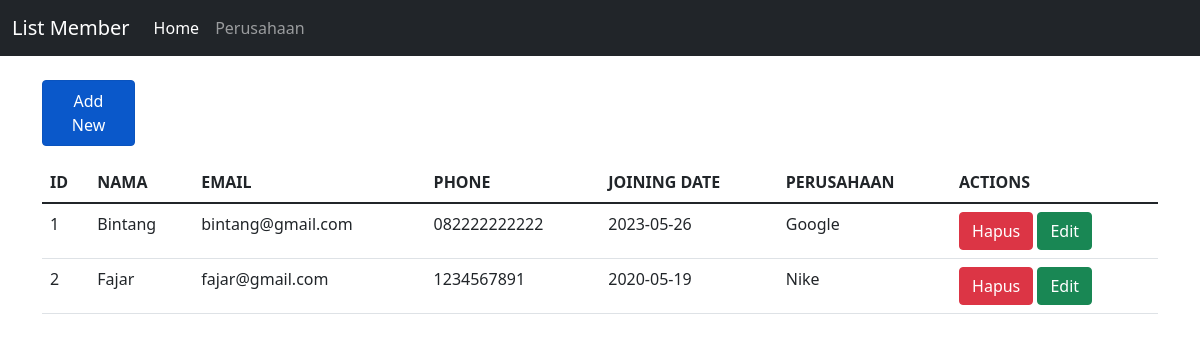
The page / on the database its author committed.
### tables this page shows
CREATE TABLE `members` (
  `id` int(11) NOT NULL,
  `name` varchar(255) NOT NULL,
  `email` varchar(255) NOT NULL,
  `phone` varchar(16) NOT NULL,
  `join_date` date NOT NULL,
  `id_perusahaan` int(20) NOT NULL
);

CREATE TABLE `perusahaan` (
  `id_perusahaan` int(20) NOT NULL,
  `nama_perusahaan` varchar(255) NOT NULL,
  `jenis_perusahaan` varchar(50) NOT NULL
);

### controllers/Members.controller.php (called while the page is built, shortened)
<?php
include_once("models/Members.class.php");
include_once("models/Perusahaan.class.php");
include_once("views/Members.view.php");
class MembersController
{
    private $members;
    private $perusahaan;
    function __construct()
    {
        $this->members = new Members(Conf::$db_host, Conf::$db_user, Conf::$db_pass, Conf::$db_name);
        $this->perusahaan = new Perusahaan(Conf::$db_host, Conf::$db_user, Conf::$db_pass, Conf::$db_name);
    }
    public function index()
    {
        $this->members->open();
        $this->perusahaan->open();
        $this->members->getMembers();
        $this->perusahaan->getPerusahaan();
        $data = array();
        while ($row = $this->members->getResult()) {
            array_push($data, $row);
        }
        $dataPerusahaan = array();
        while ($row = $this->perusahaan->getResult()) {
            array_push($dataPerusahaan, $row);
        }
        $view = new MembersView();
        $view->render($data, $dataPerusahaan);
    }
}

### views/Members.view.php (the view, shortened to what this page needs)
<?php
class MembersView
{
    public function render($data, $dataPerusahaan)
    {
        $no = 1;
        $dataMembers = null;
        foreach ($data as $val) {
            list($id, $name, $email, $phone, $join_date, $id_perusahaan) = $val;
            $nama_perusahaan = '';
            $id_member = $id;
            foreach ($dataPerusahaan as $perusahaan) {
                list($id, $nama) = $perusahaan;
                if ($id == $id_perusahaan) {
                    $nama_perusahaan = $nama;
                    break;
                }
            }
            $dataMembers .= "<tr>
                <td>" . $no++ . "</td>
                <td>" . $name . "</td>
                <td>" . $email . "</td>
                <td>" . $phone . "</td>
                <td>" . $join_date . "</td>
                <td>" . $nama_perusahaan . "</td>
                <td>
                <a href='index.php?id_hapus=" . $id_member . "' class='btn btn-danger''>Hapus</a>
                <a href='index.php?editForm=" . $id_member . "' class='btn btn-success''>Edit</a>
                </td>
                </tr>";
        }
    }
}

### index.php
<?php
include_once("models/Template.class.php");
include_once("models/DB.class.php");
include_once("controllers/Members.controller.php");
$members = new MembersController();
if (isset($_POST['add'])) {
    $members->add($_POST);
} else if (!empty($_GET['addForm'])) {
    $members->addForm();
} else if (!empty($_GET['editForm'])) {
    $members->editForm($_GET['editForm']);
} else if (!empty($_GET['id_hapus'])) {
    $id = $_GET['id_hapus'];
    $members->delete($id);
} else if (isset($_POST['edit'])) {
    $members->edit($_POST);
} else {
    $members->index();
}

### models/Template.class.php (shortened to what this page needs)
<?php
class Template
{
    var $content = '';
    function __construct($filename = '')
    {
        $this->content = implode('', @file($filename));
    }
    function clear()
    {
        $this->content = preg_replace("/DATA_[A-Z|_|0-9]+/", "", $this->content);
    }
    function write()
    {
        print $this->content;
    }
    function replace($old = '', $new = '')
    {
        if (is_int($new)) {
            $value = sprintf("%d", $new);
        } elseif (is_float($new)) {
            $value = sprintf("%f", $new);
        } elseif (is_array($new)) {
            $value = '';
            foreach ($new as $item) {
                $value .= $item . ' ';
            }
        } else {
            $value = $new;
        }
        $this->content = preg_replace("/$old/", $value, $this->content);
    }
}

### rows shown on the page
members: name "Bintang", email "bintang@gmail.com", phone "082222222222", join_date "2023-05-26", id_perusahaan.nama_perusahaan "Google"
members: name "Fajar", email "fajar@gmail.com", phone "1234567891", join_date "2020-05-19", id_perusahaan.nama_perusahaan "Nike"

### other values the page prints
$this->content "List Member Home Perusahaan Add New ID NAMA EMAIL PHONE JOINING DATE PERUSAHAAN ACTIONS"
